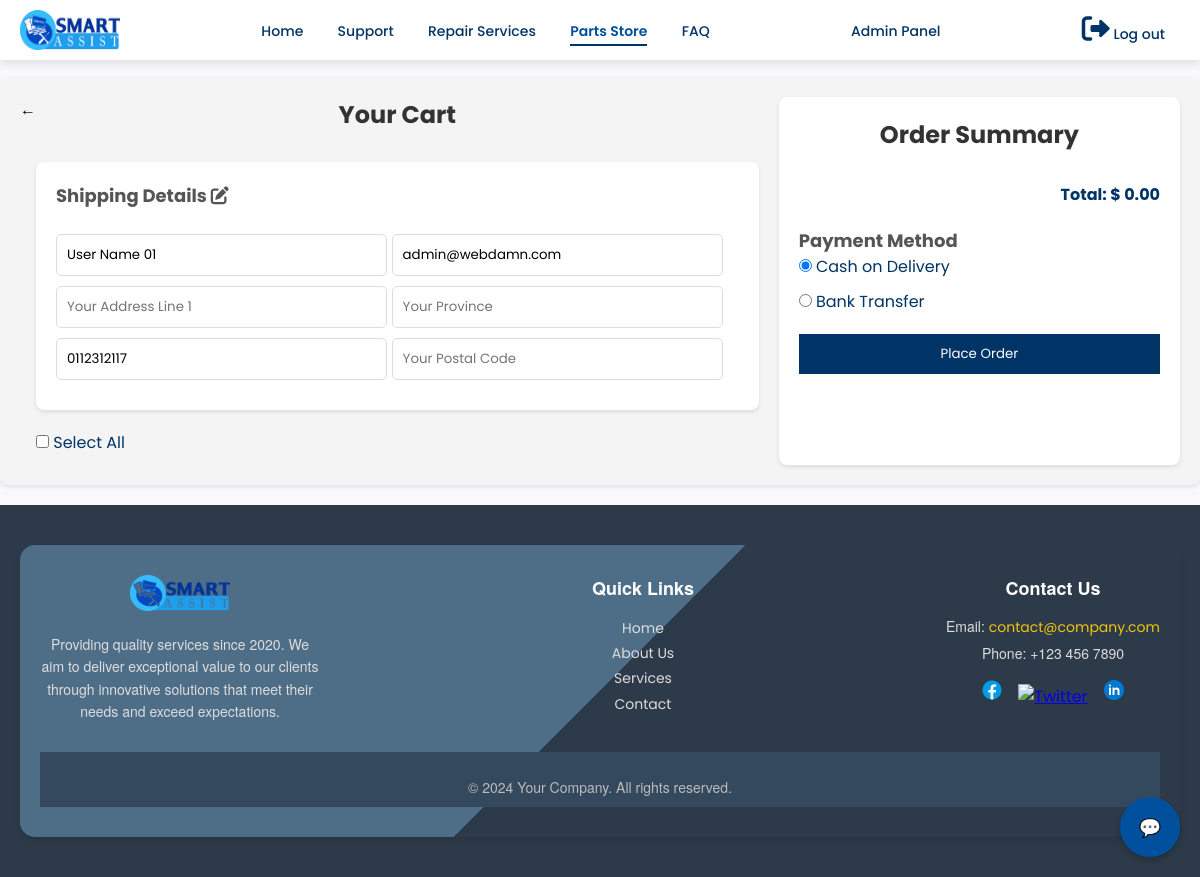
/cart.php (signed in), run on the app's committed database.
### tables this page shows
CREATE TABLE `users` (
  `user_id` int(11) NOT NULL,
  `user_name` varchar(100) NOT NULL,
  `email` varchar(100) NOT NULL,
  `contact_number` varchar(15) NOT NULL,
  `user_type` enum('user','admin','representative') NOT NULL,
  `password` varchar(255) NOT NULL,
  `created_at` timestamp NOT NULL DEFAULT current_timestamp(),
  `address` varchar(255) NOT NULL,
  `reset_token` varchar(255) DEFAULT NULL,
  `reset_token_expires` datetime DEFAULT NULL
);

### cart.php (the view, shortened to what this page needs)
<?php
include('./conn/db_connect.php');
$userDetails = [];
if (isset($_SESSION['user_id'])) {
    $userId = $_SESSION['user_id'];
    $query = "SELECT user_name, email, contact_number, address FROM users WHERE user_id = $userId";
    $result = mysqli_query($conn, $query);
    if ($result && mysqli_num_rows($result) > 0) {
        $userDetails = mysqli_fetch_assoc($result);
    }
}
?>
<!DOCTYPE html>
<html lang="en">
<head>
    <link rel="stylesheet" href="https://cdnjs.cloudflare.com/ajax/libs/font-awesome/6.0.0-beta3/css/all.min.css">
    <link rel="stylesheet" href="css/form_styles.css">
</head>
<body>
    <nav>
        <div class="logo-nav">
            <img src="image/logo.png" alt="Logo" class="logo" style="width: 100px; height: 150px;">
        </div>
        <div class="nav-links">
            <a href="index.php">Home</a>
            <a href="Ticket.php">Support</a>
            <a href="Repair.php">Repair Services</a>
            <a href="store.php" class="active">Parts Store</a>
            <a href="FAQ.php">FAQ</a>
        </div>
        <?php
        if (isset($_SESSION['user_type'])) {
            if ($_SESSION['user_type'] == 'admin') {
                echo '<div><a href="A_Dashboard.php">Admin Panel</a></div>';
            } elseif ($_SESSION['user_type'] == 'representative') {
                echo '<div><a href="representative_dashboard.php">Representative Panel</a></div>';
            }
        }
        ?>
        <div class="left-icons">
            <?php
            if (isset($_SESSION['user_id'])) {
                echo '<a href="logout.php" class="login-icon" title="Logout">
                        <i class="fas fa-sign-out-alt fa-2x"></i>
                        <span>Log out</span>
                    </a>';
            } else {
                echo '<a href="main.php" class="login-icon" title="Login">
                        <i class="fas fa-user-circle fa-2x"></i>
                        <span>Login</span>
                    </a>';
            }
            ?>
        </div>
    </nav>
<br><br><br>
    <section class="cart-container">
        <a href="store.php" style="text-decoration: none; color: black;">←</a>
        <div class="cart-items-section">
            <h2>Your Cart</h2>
            <div class="user-details-section">
                <h3>Shipping Details <i class="fas fa-edit" onclick="toggleEditShippingDetails()"></i></h3><br>
                <input type="text" id="Name" placeholder="Your Name" value="<?php echo $userDetails['user_name'] ?? ''; ?>">
                <input type="text" id="E_mail" placeholder="Your E-mail" value="<?php echo $userDetails['email'] ?? ''; ?>">
                <input type="text" id="address_no_1" placeholder="Your Address Line 1">
                <input type="text" id="province" placeholder="Your Province">
                <input type="text" id="phone_number" placeholder="Your Phone Number" value="<?php echo $userDetails['contact_number'] ?? ''; ?>">
                <input type="text" id="postal_code" placeholder="Your Postal Code">
            </div>
            <div class="select-all-section">
                <label>
                    <input type="checkbox" id="select-all" onchange="toggleSelectAll()"> Select All
                </label>
            </div>
        </div>
        <div class="order-summary-section">
            <h2>Order Summary</h2>
            <div class="cart-total">
                <strong>Total: $ <span id="order-summary-total">0.00</span></strong>
            </div>
            <div class="payment-method-section">
                <h3>Payment Method</h3>
                <label>
                    <input type="radio" name="payment-method" value="cash-on-delivery" checked> Cash on Delivery
                </label>
                <label>
                    <input type="radio" name="payment-method" value="bank-transfer" onchange="toggleBankTransferDetails()"> Bank Transfer
                </label>
            </div>
            <button class="place-order-btn" onclick="placeOrder()">Place Order</button>
        </div>
    </section>
    <footer style="background: #2d3a49; color: #fff; padding: 40px 20px;">
        <div style="background: linear-gradient(135deg, #4e6e88 50%, #2d3a49 50%); padding: 30px 20px; border-radius: 15px; box-shadow: 0 4px 6px rgba(0, 0, 0, 0.1);">
            <div style="display: flex; justify-content: space-between; align-items: flex-start; flex-wrap: wrap; max-width: 1200px; margin: auto; gap: 40px;">
                <div style="max-width: 300px; padding-right: 20px;">
                    <img src="image/logo.png" alt="Company Logo" style="width: 100px; height: auto; margin-bottom: 15px;">
                    <p style="font-family: 'Helvetica Neue', Arial, sans-serif; font-size: 14px; color: #ddd; line-height: 1.6;">Providing quality services since 2020. We aim to deliver exceptional value to our clients through innovative solutions that meet their needs and exceed expectations.</p>
                </div>
                <div style="max-width: 220px;">
                    <h3 style="font-family: 'Helvetica Neue', Arial, sans-serif; font-size: 18px; font-weight: bold; color: #fff; margin-bottom: 15px;">Quick Links</h3>
                    <ul style="list-style: none; padding: 0; font-family: 'Helvetica Neue', Arial, sans-serif; font-size: 14px; color: #ddd; line-height: 1.8;">
                        <li><a href="#" style="text-decoration: none; color: #ddd; transition: color 0.3s;">Home</a></li>
                        <li><a href="#" style="text-decoration: none; color: #ddd; transition: color 0.3s;">About Us</a></li>
                        <li><a href="#" style="text-decoration: none; color: #ddd; transition: color 0.3s;">Services</a></li>
                        <li><a href="#" style="text-decoration: none; color: #ddd; transition: color 0.3s;">Contact</a></li>
                    </ul>
                </div>
                <div style="max-width: 250px;">
                    <h3 style="font-family: 'Helvetica Neue', Arial, sans-serif; font-size: 18px; font-weight: bold; color: #fff; margin-bottom: 15px;">Contact Us</h3>
                    <p style="font-family: 'Helvetica Neue', Arial, sans-serif; font-size: 14px; color: #ddd; margin-bottom: 5px;">Email: <a href="mailto:contact@company.com" style="color: #f1c40f; text-decoration: none;">contact@company.com</a></p>
                    <p style="font-family: 'Helvetica Neue', Arial, sans-serif; font-size: 14px; color: #ddd;">Phone: +123 456 7890</p>
                    <div style="margin-top: 15px;">
                        <a href="#"><img src="image/social media/fb.png" alt="Facebook" style="width: 24px; height: 24px; margin-right: 10px; transition: transform 0.3s;"></a>
                        <a href="#"><img src="image/social media/twitter.png" alt="Twitter" style="width: 24px; height: 24px; margin-right: 10px; transition: transform 0.3s;"></a>
                        <a href="#"><img src="image/social media/linkedin.png" alt="LinkedIn" style="width: 24px; height: 24px; transition: transform 0.3s;"></a>
                    </div>
                </div>
            </div>
            <div class="footer-bottom" style="text-align: center; margin-top: 30px;">
                <p style="font-family: 'Helvetica Neue', Arial, sans-serif; font-size: 14px; color: #bbb; margin-top: 15px;">&copy; 2024 Your Company. All rights reserved.</p>
            </div>
        </div>
    </footer>
    <div class="chatbot-container">
        <button class="chatbot-btn" onclick="toggleChatWindow()">💬</button>
    </div>
</body>
</html>

### css/form_styles.css (style rules this page uses)
.cart-container { display: flex; justify-content: space-between; max-width: 1200px; margin: 20px auto; padding: 20px; background: #f4f4f4; border-radius: 8px; box-shadow: 0 2px 4px rgba(0, 0, 0, 0.1); }
.cart-items-section { flex: 2; padding-right: 20px; }
.order-summary-section { flex: 1; background: #fff; padding: 20px; border-radius: 8px; box-shadow: 0 2px 4px rgba(0, 0, 0, 0.1); }
.cart-total { margin-top: 20px; text-align: right; }
.user-details-section { background: #fff; padding: 20px; border-radius: 8px; box-shadow: 0 2px 4px rgba(0, 0, 0, 0.1); margin-bottom: 20px; }
.user-details-section input { width: calc(50% - 10px); padding: 10px; margin-bottom: 10px; border: 1px solid #ddd; border-radius: 5px; }
.select-all-section { margin-bottom: 10px; }
.payment-method-section { margin-top: 20px; }
.payment-method-section label { display: block; margin-bottom: 10px; }
body { font-family: 'Roboto', sans-serif; background-color: #f4f7fc; margin: 0; padding: 0; }
h2 { text-align: center; color: #333; font-size: 24px; margin-bottom: 20px; }
h2 { text-align: center; color: #333; font-size: 24px; margin-bottom: 30px; }
.footer-bottom { text-align: center; margin-top: 30px; }
.footer-bottom p { font-family: 'Helvetica Neue', Arial, sans-serif; font-size: 14px; color: #bbb; margin-top: 15px; }
* { margin: 0; padding: 0; box-sizing: border-box; font-family: 'Poppins', sans-serif; }
body { display: flex; flex-direction: column; min-height: 100vh; background-color: #f9f9fc; color: #003366; }
nav { display: flex; justify-content: space-between; align-items: center; background-color: #ffffff; padding: 0 20px; height: 60px; position: fixed; top: 0; left: 0; right: 0; z-index: 1000; box-shadow: 0 4px 8px rgba(0, 0, 0, 0.1); }
nav .logo-nav { display: flex; align-items: center; }
nav .logo-nav img { max-height: 40px; margin-right: 15px; }
nav a { color: #003366; text-decoration: none; margin: 0 15px; font-weight: 500; font-size: 14px; position: relative; transition: color 0.3s ease, transform 0.3s ease; }
nav a::after { content: ""; position: absolute; width: 100%; height: 2px; background-color: #003366; bottom: -5px; left: 0; transform: scaleX(0); transform-origin: bottom right; transition: transform 0.3s ease; }
nav a.active { color: #00509e; font-weight: 600; transform: translateY(-3px); }
nav a.active::after { transform: scaleX(1); transform-origin: bottom left; }
footer { background: #00509e; color: white; padding: 10px; text-align: center; margin-top: auto; }
footer { background-color: #2C3E50; color: white; padding: 40px 20px; text-align: center; }
.footer-bottom { background-color: #34495E; padding: 10px 0; }
.footer-bottom p { font-size: 1rem; margin: 0; }
.chatbot-container { position: fixed; bottom: 20px; right: 20px; z-index: 1000; }
.chatbot-btn { background-color: #00509e; color: white; border: none; border-radius: 50%; width: 60px; height: 60px; font-size: 18px; display: flex; align-items: center; justify-content: center; cursor: pointer; box-shadow: 0 4px 6px rgba(0, 0, 0, 0.2); }
section { padding: 40px; margin: 20px 0; background-color: #f9f9f9; }
h2 { font-size: 24px; color: #333; }
h3 { font-size: 18px; color: #555; }
p { font-size: 16px; color: #777; }
.cart-total { margin-top: 10px; font-weight: bold; }
.place-order-btn { background-color: #003366; color: white; padding: 10px; border: none; cursor: pointer; width: 100%; margin-top: 10px; }

### data on the page
users: user_name "User Name 01", email "admin@webdamn.com", contact_number "0112312117"
